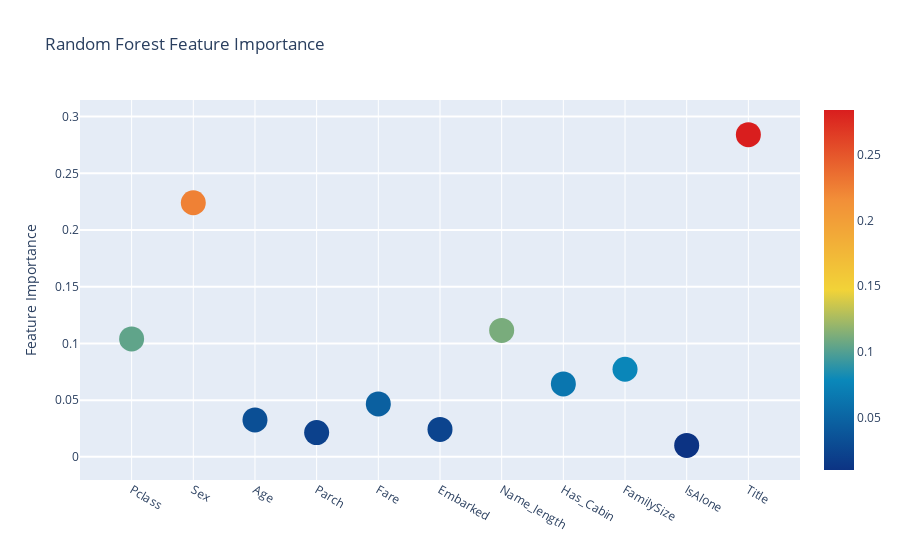
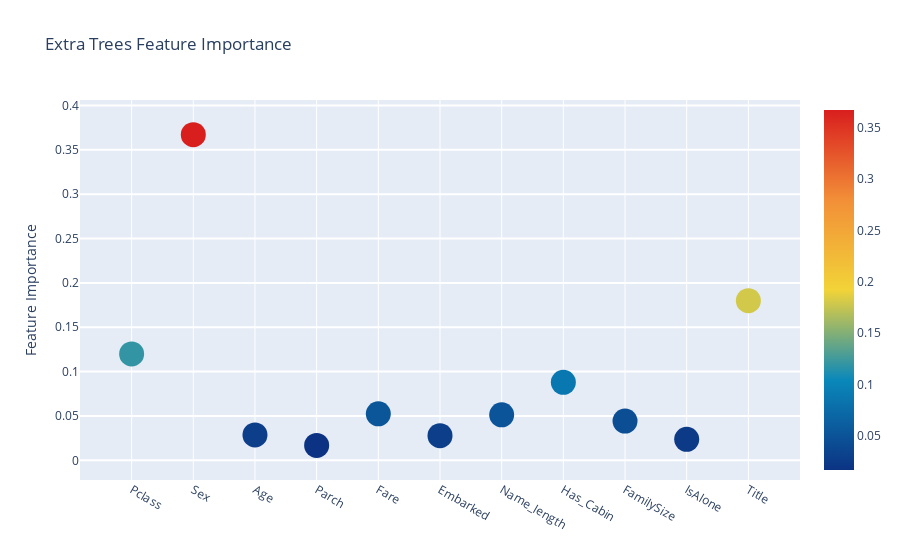
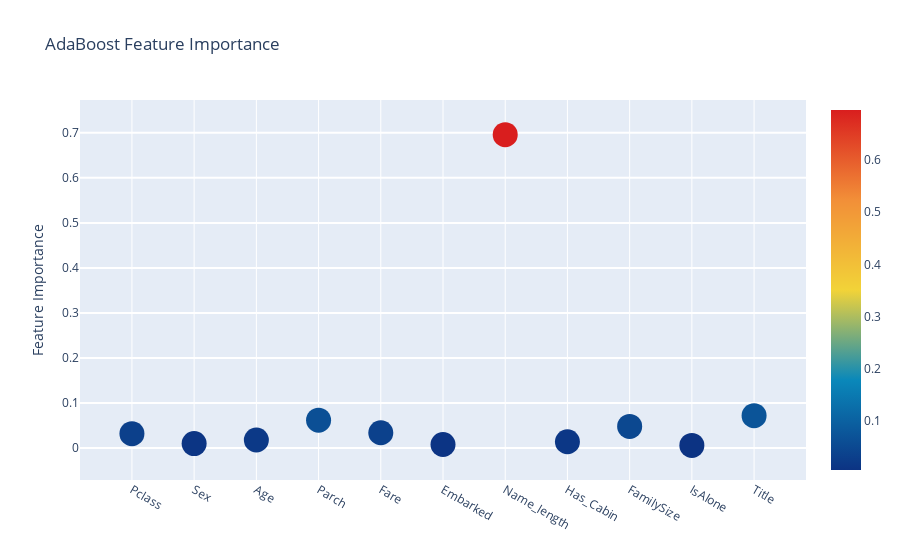
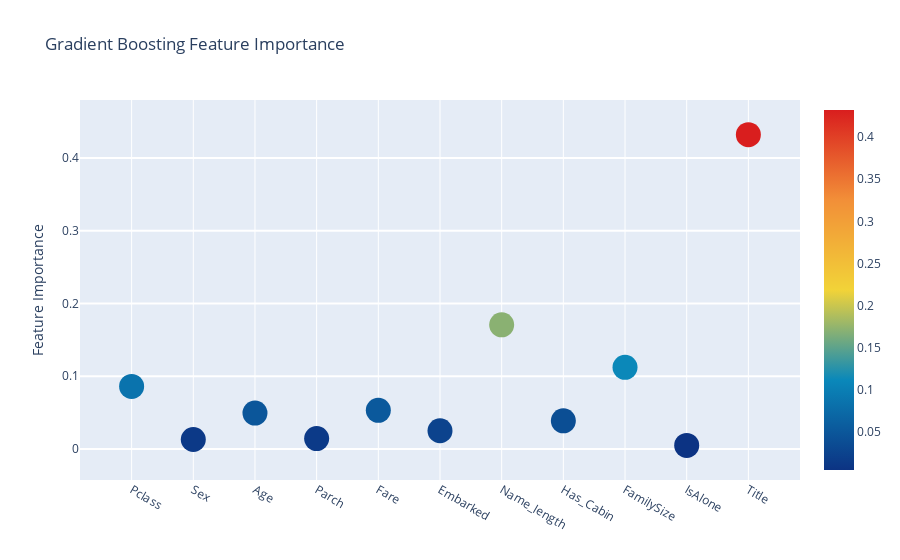

Here is the notebook cell these charts were saved with, in order:
### Code cell
# Scatter plot 
trace = go.Scatter(
    y = feature_dataframe['Random Forest feature importances'].values,
    x = feature_dataframe['features'].values,
    mode='markers',
    marker=dict(
        sizemode = 'diameter',
        sizeref = 1,
        size = 25,
#       size= feature_dataframe['AdaBoost feature importances'].values,
        #color = np.random.randn(500), #set color equal to a variable
        color = feature_dataframe['Random Forest feature importances'].values,
        colorscale='Portland',
        showscale=True
    ),
    text = feature_dataframe['features'].values
)
data = [trace]

layout= go.Layout(
    autosize= True,
    title= 'Random Forest Feature Importance',
    hovermode= 'closest',
#     xaxis= dict(
#         title= 'Pop',
#         ticklen= 5,
#         zeroline= False,
#         gridwidth= 2,
#     ),
    yaxis=dict(
        title= 'Feature Importance',
        ticklen= 5,
        gridwidth= 2
    ),
    showlegend= False
)
fig = go.Figure(data=data, layout=layout)
py.iplot(fig,filename='scatter2010')

# Scatter plot 
trace = go.Scatter(
    y = feature_dataframe['Extra Trees  feature importances'].values,
    x = feature_dataframe['features'].values,
    mode='markers',
    marker=dict(
        sizemode = 'diameter',
        sizeref = 1,
        size = 25,
#       size= feature_dataframe['AdaBoost feature importances'].values,
        #color = np.random.randn(500), #set color equal to a variable
        color = feature_dataframe['Extra Trees  feature importances'].values,
        colorscale='Portland',
        showscale=True
    ),
    text = feature_dataframe['features'].values
)
data = [trace]

layout= go.Layout(
    autosize= True,
    title= 'Extra Trees Feature Importance',
    hovermode= 'closest',
#     xaxis= dict(
#         title= 'Pop',
#         ticklen= 5,
#         zeroline= False,
#         gridwidth= 2,
#     ),
    yaxis=dict(
        title= 'Feature Importance',
        ticklen= 5,
        gridwidth= 2
    ),
    showlegend= False
)
fig = go.Figure(data=data, layout=layout)
py.iplot(fig,filename='scatter2010')

# Scatter plot 
trace = go.Scatter(
    y = feature_dataframe['AdaBoost feature importances'].values,
    x = feature_dataframe['features'].values,
    mode='markers',
    marker=dict(
        sizemode = 'diameter',
        sizeref = 1,
        size = 25,
#       size= feature_dataframe['AdaBoost feature importances'].values,
        #color = np.random.randn(500), #set color equal to a variable
        color = feature_dataframe['AdaBoost feature importances'].values,
        colorscale='Portland',
        showscale=True
    ),
    text = feature_dataframe['features'].values
)
data = [trace]

layout= go.Layout(
    autosize= True,
    title= 'AdaBoost Feature Importance',
    hovermode= 'closest',
#     xaxis= dict(
#         title= 'Pop',
#         ticklen= 5,
#         zeroline= False,
#         gridwidth= 2,
#     ),
    yaxis=dict(
        title= 'Feature Importance',
        ticklen= 5,
        gridwidth= 2
    ),
    showlegend= False
)
fig = go.Figure(data=data, layout=layout)
py.iplot(fig,filename='scatter2010')

# Scatter plot 
trace = go.Scatter(
    y = feature_dataframe['Gradient Boost feature importances'].values,
    x = feature_dataframe['features'].values,
    mode='markers',
    marker=dict(
        sizemode = 'diameter',
        sizeref = 1,
        size = 25,
#       size= feature_dataframe['AdaBoost feature importances'].values,
        #color = np.random.randn(500), #set color equal to a variable
        color = feature_dataframe['Gradient Boost feature importances'].values,
        colorscale='Portland',
        showscale=True
    ),
    text = feature_dataframe['features'].values
)
data = [trace]

layout= go.Layout(
    autosize= True,
    title= 'Gradient Boosting Feature Importance',
    hovermode= 'closest',
#     xaxis= dict(
#         title= 'Pop',
#         ticklen= 5,
#         zeroline= False,
#         gridwidth= 2,
#     ),
    yaxis=dict(
        title= 'Feature Importance',
        ticklen= 5,
        gridwidth= 2
    ),
    showlegend= False
)
fig = go.Figure(data=data, layout=layout)
py.iplot(fig,filename='scatter2010')

### Figure 1 — Plotly figure (JSON) as saved in the notebook; plotly's stock layout.template omitted (floating-point values rounded to 4 significant figures)
{"data": [{"marker": {"color": [0.1039, 0.224, 0.03255, 0.02137, 0.04669, 0.02418, 0.1115, 0.06431, 0.07721, 0.01011, 0.2841], "colorscale": [[0, "rgb(12,51,131)"], [0.25, "rgb(10,136,186)"], [0.5, "rgb(242,211,56)"], [0.75, "rgb(242,143,56)"], [1, "rgb(217,30,30)"]], "showscale": true, "size": 25, "sizemode": "diameter", "sizeref": 1}, "mode": "markers", "text": ["Pclass", "Sex", "Age", "Parch", "Fare", "Embarked", "Name_length", "Has_Cabin", "FamilySize", "IsAlone", "Title"], "type": "scatter", "x": ["Pclass", "Sex", "Age", "Parch", "Fare", "Embarked", "Name_length", "Has_Cabin", "FamilySize", "IsAlone", "Title"], "y": [0.1039, 0.224, 0.03255, 0.02137, 0.04669, 0.02418, 0.1115, 0.06431, 0.07721, 0.01011, 0.2841]}], "layout": {"autosize": true, "hovermode": "closest", "showlegend": false, "title": {"text": "Random Forest Feature Importance"}, "yaxis": {"gridwidth": 2, "ticklen": 5, "title": {"text": "Feature Importance"}}}}

### Figure 2 — Plotly figure (JSON) as saved in the notebook; plotly's stock layout.template omitted (floating-point values rounded to 4 significant figures)
{"data": [{"marker": {"color": [0.12, 0.3672, 0.02867, 0.01685, 0.05245, 0.02775, 0.05133, 0.08797, 0.04424, 0.02365, 0.18], "colorscale": [[0, "rgb(12,51,131)"], [0.25, "rgb(10,136,186)"], [0.5, "rgb(242,211,56)"], [0.75, "rgb(242,143,56)"], [1, "rgb(217,30,30)"]], "showscale": true, "size": 25, "sizemode": "diameter", "sizeref": 1}, "mode": "markers", "text": ["Pclass", "Sex", "Age", "Parch", "Fare", "Embarked", "Name_length", "Has_Cabin", "FamilySize", "IsAlone", "Title"], "type": "scatter", "x": ["Pclass", "Sex", "Age", "Parch", "Fare", "Embarked", "Name_length", "Has_Cabin", "FamilySize", "IsAlone", "Title"], "y": [0.12, 0.3672, 0.02867, 0.01685, 0.05245, 0.02775, 0.05133, 0.08797, 0.04424, 0.02365, 0.18]}], "layout": {"autosize": true, "hovermode": "closest", "showlegend": false, "title": {"text": "Extra Trees Feature Importance"}, "yaxis": {"gridwidth": 2, "ticklen": 5, "title": {"text": "Feature Importance"}}}}

### Figure 3 — Plotly figure (JSON) as saved in the notebook; plotly's stock layout.template omitted (floating-point values rounded to 4 significant figures)
{"data": [{"marker": {"color": [0.032, 0.01, 0.018, 0.062, 0.034, 0.008, 0.696, 0.014, 0.048, 0.006, 0.072], "colorscale": [[0, "rgb(12,51,131)"], [0.25, "rgb(10,136,186)"], [0.5, "rgb(242,211,56)"], [0.75, "rgb(242,143,56)"], [1, "rgb(217,30,30)"]], "showscale": true, "size": 25, "sizemode": "diameter", "sizeref": 1}, "mode": "markers", "text": ["Pclass", "Sex", "Age", "Parch", "Fare", "Embarked", "Name_length", "Has_Cabin", "FamilySize", "IsAlone", "Title"], "type": "scatter", "x": ["Pclass", "Sex", "Age", "Parch", "Fare", "Embarked", "Name_length", "Has_Cabin", "FamilySize", "IsAlone", "Title"], "y": [0.032, 0.01, 0.018, 0.062, 0.034, 0.008, 0.696, 0.014, 0.048, 0.006, 0.072]}], "layout": {"autosize": true, "hovermode": "closest", "showlegend": false, "title": {"text": "AdaBoost Feature Importance"}, "yaxis": {"gridwidth": 2, "ticklen": 5, "title": {"text": "Feature Importance"}}}}

### Figure 4 — Plotly figure (JSON) as saved in the notebook; plotly's stock layout.template omitted (floating-point values rounded to 4 significant figures)
{"data": [{"marker": {"color": [0.08605, 0.01312, 0.04942, 0.01434, 0.05314, 0.02509, 0.1707, 0.03875, 0.1123, 0.00503, 0.4321], "colorscale": [[0, "rgb(12,51,131)"], [0.25, "rgb(10,136,186)"], [0.5, "rgb(242,211,56)"], [0.75, "rgb(242,143,56)"], [1, "rgb(217,30,30)"]], "showscale": true, "size": 25, "sizemode": "diameter", "sizeref": 1}, "mode": "markers", "text": ["Pclass", "Sex", "Age", "Parch", "Fare", "Embarked", "Name_length", "Has_Cabin", "FamilySize", "IsAlone", "Title"], "type": "scatter", "x": ["Pclass", "Sex", "Age", "Parch", "Fare", "Embarked", "Name_length", "Has_Cabin", "FamilySize", "IsAlone", "Title"], "y": [0.08605, 0.01312, 0.04942, 0.01434, 0.05314, 0.02509, 0.1707, 0.03875, 0.1123, 0.00503, 0.4321]}], "layout": {"autosize": true, "hovermode": "closest", "showlegend": false, "title": {"text": "Gradient Boosting Feature Importance"}, "yaxis": {"gridwidth": 2, "ticklen": 5, "title": {"text": "Feature Importance"}}}}
